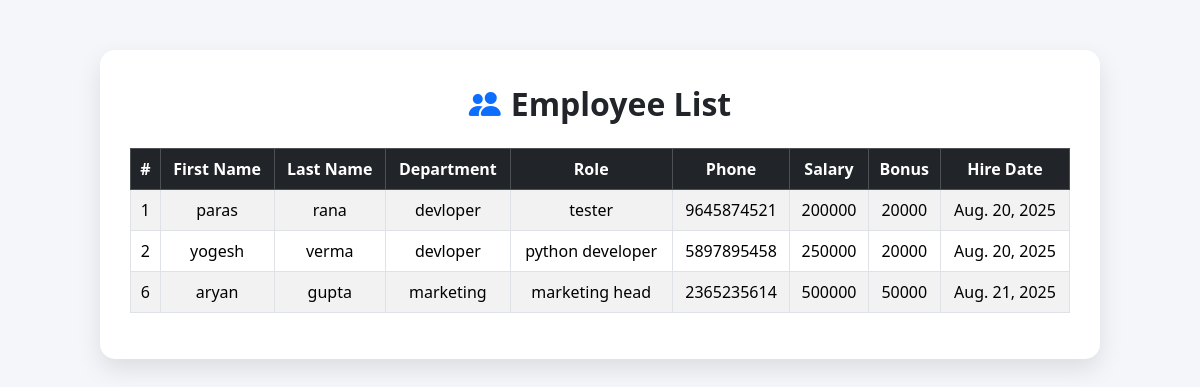
The app's page /all_emp with its own data.
### empapp/models.py (models this page shows, shortened)
class Person(models.Model):
    first_name = models.CharField(max_length=100,null=False)
    last_name = models.CharField(max_length=100)
    dept = models.ForeignKey(Department,on_delete=models.CASCADE)
    salary = models.IntegerField(default=0)
    bonus = models.IntegerField(default=0)
    role = models.ForeignKey(Role,on_delete=models.CASCADE)
    phone = models.IntegerField(default=0)
    hire_date = models.DateField()

class Department(models.Model):
    dept_name = models.CharField(max_length=100,null=False)

class Role(models.Model):
    name = models.CharField(max_length=50)

### empapp/views.py (the view)
# urls.py: path('all_emp',views.all_emp,name='all_emp'),
def all_emp(request):
    emps = Person.objects.all()
    return render(request,'all_emp.html',{'emps': emps})

### template/all_emp.html (shortened to what this page needs)
<!DOCTYPE html>
<html lang="en">
<head>
  <link href="https://cdn.jsdelivr.net/npm/bootstrap@5.3.2/dist/css/bootstrap.min.css" rel="stylesheet">
  <link href="https://cdn.jsdelivr.net/npm/bootstrap-icons@1.10.5/font/bootstrap-icons.css" rel="stylesheet">
</head>
<body>
  <div class="container table-container">
    <div class="table-heading">
      <i class="bi bi-people-fill fs-2 text-primary"></i>
      <h2>Employee List</h2>
    </div>
    <div class="table-responsive">
      <table class="table table-bordered table-hover table-striped align-middle">
        <thead class="table-dark">
          <tr>
            <th>#</th>
            <th>First Name</th>
            <th>Last Name</th>
            <th>Department</th>
            <th>Role</th>
            <th>Phone</th>
            <th>Salary</th>
            <th>Bonus</th>
            <th>Hire Date</th>
          </tr>
        </thead>
        <tbody>
          {% for emp in emps %}
          <tr>
            <td>{{ emp.id }}</td>
            <td>{{ emp.first_name }}</td>
            <td>{{ emp.last_name }}</td>
            <td>{{ emp.dept.dept_name }}</td>
            <td>{{ emp.role.name }}</td>
            <td>{{ emp.phone }}</td>
            <td>{{ emp.salary }}</td>
            <td>{{ emp.bonus }}</td>
            <td>{{ emp.hire_date }}</td>
          </tr>
          {% endfor %}
        </tbody>
      </table>
    </div>
  </div>
</body>
</html>

### template/all_emp.html (style rules this page uses)
body { background-color: #f4f6f9; font-family: 'Segoe UI', Tahoma, Geneva, Verdana, sans-serif; }
.table-container { max-width: 1000px; margin: auto; margin-top: 50px; padding: 30px; background: #fff; border-radius: 15px; box-shadow: 0 10px 25px rgba(0, 0, 0, 0.1); }
.table thead th { vertical-align: middle; text-align: center; }
.table tbody td { vertical-align: middle; text-align: center; }
.table th, .table td { white-space: nowrap; }
.table-heading { display: flex; align-items: center; justify-content: center; gap: 10px; margin-bottom: 20px; }
.table-heading h2 { margin: 0; font-weight: 600; }

### records on screen
Person: id "1", first_name "paras", last_name "rana", dept.dept_name "devloper", role.name "tester", phone "9645874521", salary "200000", bonus "20000", hire_date "Aug. 20, 2025"
Person: id "2", first_name "yogesh", last_name "verma", dept.dept_name "devloper", role.name "python developer", phone "5897895458", salary "250000", bonus "20000", hire_date "Aug. 20, 2025"
Person: id "6", first_name "aryan", last_name "gupta", dept.dept_name "marketing", role.name "marketing head", phone "2365235614", salary "500000", bonus "50000", hire_date "Aug. 21, 2025"
